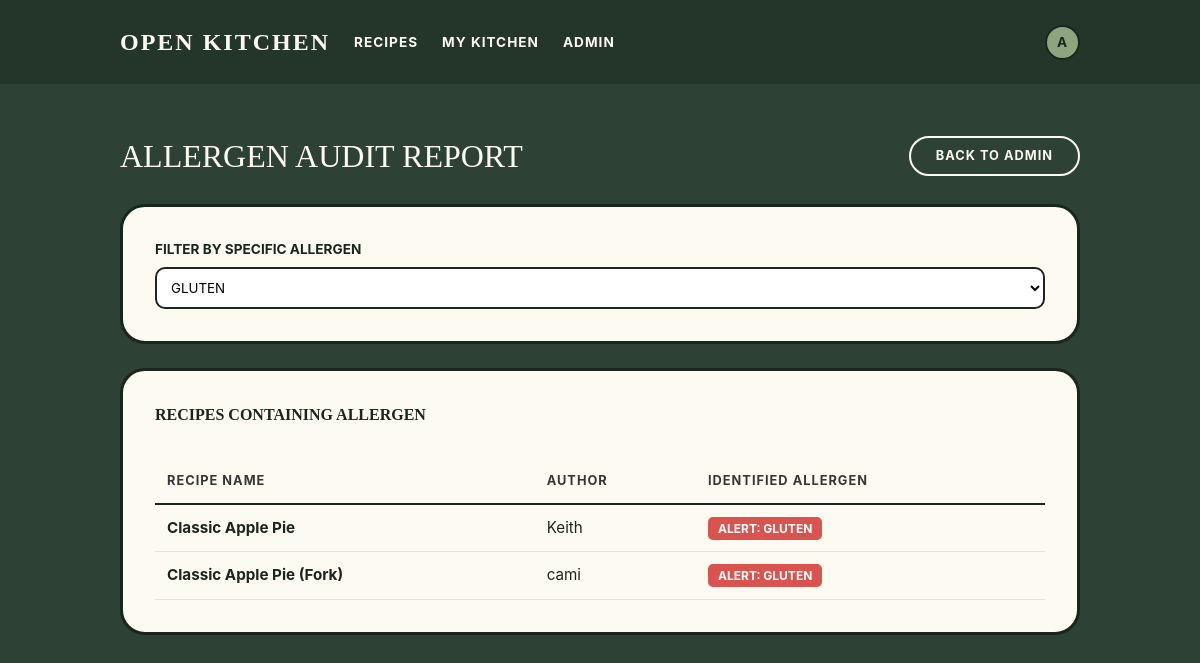
/admin/reports/allergen-audit?allergen_id=9 (signed in), run on an earlier commit of the app's database.
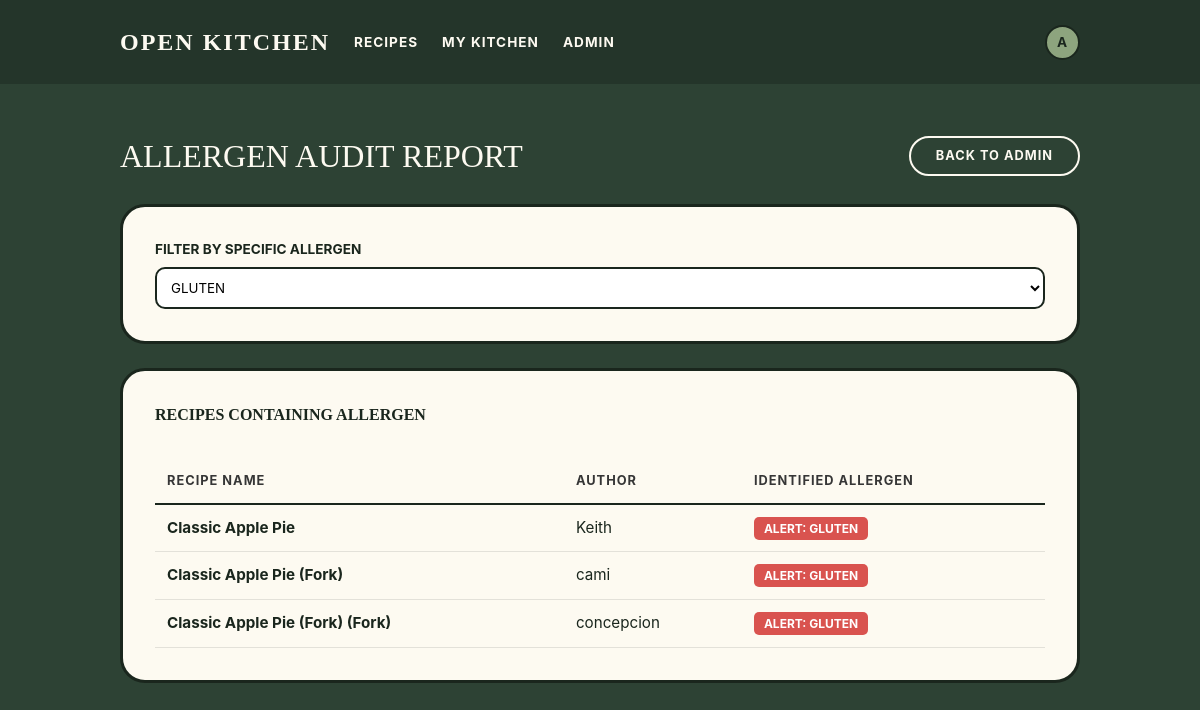
And on a later commit of the database.
### tables this page shows
CREATE TABLE recipes (
    id INTEGER PRIMARY KEY AUTOINCREMENT,
    title TEXT NOT NULL,
    description TEXT,
    template_type TEXT NOT NULL CHECK(template_type IN ('standard', 'quick_tip')),
    author_id INTEGER NOT NULL,
    base_servings INTEGER,
    prep_time_minutes INTEGER,
    cook_time_minutes INTEGER,
    parent_recipe_id INTEGER,
    is_public INTEGER DEFAULT 1,
    created_at DATETIME DEFAULT CURRENT_TIMESTAMP,
    updated_at DATETIME,
    FOREIGN KEY (author_id) REFERENCES users(id),
    FOREIGN KEY (parent_recipe_id) REFERENCES recipes(id)
);

### app/admin.py (the view)
@bp.route('/reports/allergen-audit')
@curator_required
def allergen_audit():
    allergen_id = request.args.get('allergen_id', type=int)
    allergens = Allergen.get_all()
    recipes = []
    if allergen_id:
        recipes = Report.recipes_with_allergen(allergen_id)
    return render_template('admin/allergen_audit.html',
                         allergens=allergens,
                         recipes=recipes,
                         selected_allergen=allergen_id)

### app/auth.py (called while the page is built)
@bp.before_app_request
def load_logged_in_user():
    user_id = session.get('user_id')
    if user_id is None:
        g.user = None
    else:
        g.user = User.get_by_id(user_id)

def curator_required(view):
    @functools.wraps(view)
    def wrapped_view(**kwargs):
        if g.user is None:
            return redirect(url_for('auth.login'))
        if g.user['role_name'] != 'Curator':
            flash('Access denied. Curator role required.')
            return redirect(url_for('index'))
        return view(**kwargs)
    return wrapped_view

### app/db.py (called while the page is built)
def get_db():
    if 'db' not in g:
        g.db = sqlite3.connect(
            current_app.config['DATABASE'],
            detect_types=sqlite3.PARSE_DECLTYPES
        )
        g.db.row_factory = sqlite3.Row
        g.db.execute('PRAGMA foreign_keys = ON')
    return g.db

### app/models/lookup.py (called while the page is built)
    @staticmethod
    def get_all():
        db = get_db()
        return db.execute('SELECT * FROM allergens ORDER BY name').fetchall()

### app/templates/admin/allergen_audit.html (shortened to what this page needs)
{% extends 'base.html' %}
{% block content %}
<div class="level mb-5">
    <div class="level-left">
        <h1 class="admin-title">Allergen Audit Report</h1>
    </div>
    <div class="level-right">
        <a href="{{ url_for('admin.index') }}" class="btn-pill is-outline-light">
            BACK TO ADMIN
        </a>
    </div>
</div>
<div class="report-card mb-5">
    <form method="get">
        <label class="filter-label" for="allergen_id">Filter by Specific Allergen</label>
        <select name="allergen_id" id="allergen_id" class="custom-select" onchange="this.form.submit()">
            {% for allergen in allergens %}
            <option value="{{ allergen.id }}" {% if allergen.id == selected_allergen %}selected{% endif %}>
                {{ allergen.name|upper }}
            </option>
            {% endfor %}
        </select>
    </form>
</div>
{% if recipes %}
<div class="report-card">
    <h2 style="font-family: 'Georgia', serif; text-transform: uppercase; font-weight: bold; margin-bottom: 1rem;">Recipes Containing Allergen</h2>
    <div class="table-container">
        <table class="audit-table">
            <thead>
                <tr>
                    <th>Recipe Name</th>
                    <th>Author</th>
                    <th>Identified Allergen</th>
                </tr>
            </thead>
            <tbody>
            {% for recipe in recipes %}
                <tr>
                    <td>
                        <a href="{{ url_for('recipes.view', id=recipe.id) }}" style="color: var(--border-dark); font-weight: bold;">
                            {{ recipe.title }}
                        </a>
                    </td>
                    <td>{{ recipe.author_name }}</td>
                    <td>
                        <span class="allergen-tag">ALERT: {{ recipe.allergen_name }}</span>
                    </td>
                </tr>
            {% endfor %}
            </tbody>
        </table>
    </div>
</div>
{% elif selected_allergen %}
<div class="report-card" style="text-align: center;">
    <p>No recipes found containing the selected allergen.</p>
</div>
{% endif %}
{% endblock %}

What changed in the data, as far as the page shows it:
added recipes: title "Classic Apple Pie (Fork) (Fork)", author_name "concepcion", allergen_name "GLUTEN"
